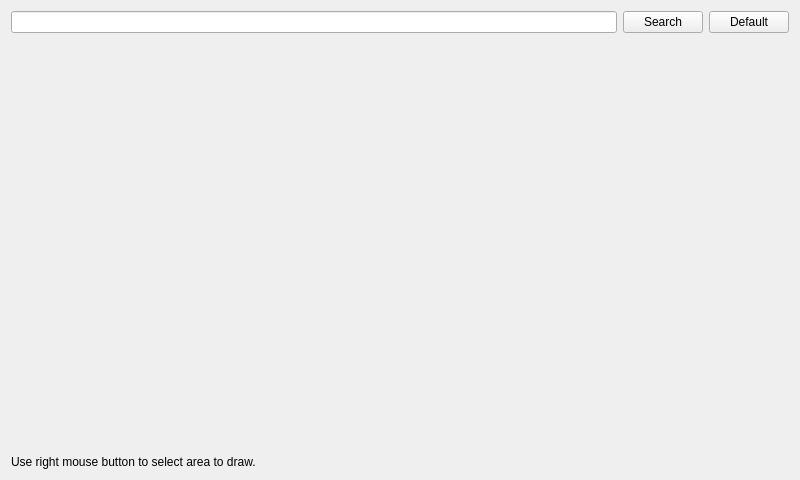
<?xml version="1.0" encoding="UTF-8"?>
<ui version="4.0">
 <class>MapView</class>
 <widget class="QWidget" name="MapView">
  <property name="enabled">
   <bool>true</bool>
  </property>
  <property name="geometry">
   <rect>
    <x>0</x>
    <y>0</y>
    <width>800</width>
    <height>480</height>
   </rect>
  </property>
  <property name="sizePolicy">
   <sizepolicy hsizetype="Expanding" vsizetype="Expanding">
    <horstretch>0</horstretch>
    <verstretch>0</verstretch>
   </sizepolicy>
  </property>
  <property name="windowTitle">
   <string>MapView</string>
  </property>
  <layout class="QVBoxLayout" name="verticalLayout">
   <item>
    <layout class="QHBoxLayout" name="topLayout">
     <item>
      <widget class="QLineEdit" name="searchBar">
       <property name="sizePolicy">
        <sizepolicy hsizetype="Expanding" vsizetype="Preferred">
         <horstretch>0</horstretch>
         <verstretch>0</verstretch>
        </sizepolicy>
       </property>
      </widget>
     </item>
     <item>
      <widget class="QPushButton" name="searchButton">
       <property name="text">
        <string>Search</string>
       </property>
      </widget>
     </item>
     <item>
      <widget class="QPushButton" name="drawDefault">
       <property name="text">
        <string>Default</string>
       </property>
      </widget>
     </item>
    </layout>
   </item>
   <item>
    <widget class="Map" name="map" native="true">
     <property name="sizePolicy">
      <sizepolicy hsizetype="Expanding" vsizetype="Expanding">
       <horstretch>0</horstretch>
       <verstretch>0</verstretch>
      </sizepolicy>
     </property>
    </widget>
   </item>
   <item>
    <layout class="QHBoxLayout" name="bottomLayout">
     <item>
      <widget class="QLabel" name="label">
       <property name="text">
        <string>Use right mouse button to select area to draw.</string>
       </property>
      </widget>
     </item>
    </layout>
   </item>
  </layout>
 </widget>
 <customwidgets>
  <customwidget>
   <class>Map</class>
   <extends>QWidget</extends>
   <header>ui/Map.h</header>
   <container>1</container>
  </customwidget>
 </customwidgets>
 <resources/>
 <connections>
  <connection>
   <sender>searchButton</sender>
   <signal>clicked()</signal>
   <receiver>MapView</receiver>
   <slot>onSearch()</slot>
   <hints>
    <hint type="sourcelabel">
     <x>663</x>
     <y>22</y>
    </hint>
    <hint type="destinationlabel">
     <x>399</x>
     <y>239</y>
    </hint>
   </hints>
  </connection>
 </connections>
 <slots>
  <slot>onSearch()</slot>
 </slots>
</ui>
